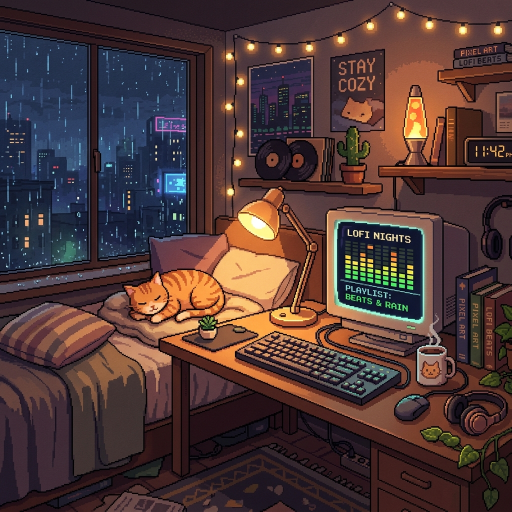
#> input picture Gif/png/Lofi_Gamer_Room.png, 1024 x 1024 px, found by its file name (shown at 1/2 size)
$ python build_lofi_gamer_gif.py
#> lines starting #> are read from the running program, lines starting #| are printed output that depends on the picture; after the words box and inside, x2 and y2 are one past the last pixel; in counts of white or black regions, pixels touching at a corner belong together
import os
import math
import numpy as np
from PIL import Image, ImageDraw

def generate_lofi_gamer_gif(image_path, output_gif_path, num_frames=36, fps=12):
#> called with num_frames = 36, fps = 12
    print(f"Loading image: {image_path}")
    base_img = Image.open(image_path).convert("RGBA")
    w, h = base_img.size
#> w = 1024; h = 1024
    print(f"Dimensions: {w}x{h}")
#| Dimensions: 1024x1024

    base_arr = np.array(base_img, dtype=np.float32)

    # Bounding boxes
    # Monitor screen: X: 640..840, Y: 430..630
    eq_x1, eq_y1, eq_x2, eq_y2 = 660, 480, 820, 560

    # Cat: X: 240..450, Y: 520..640
    cat_box = (240, 520, 450, 640)

    # Desk lamp shade: X: 460..550, Y: 360..470
    lamp_box = (460, 360, 550, 470)

    # Lava lamp: X: 780..840, Y: 160..320
    lava_box = (780, 160, 840, 320)

    # Fairy lights string across wall: Y: 10..400
    fairy_mask = (base_arr[:, :, 0] > 220) & (base_arr[:, :, 1] > 180) & (base_arr[:, :, 2] < 140) & (np.arange(h)[:, None] < 420) & (np.arange(w)[None, :] > 400)
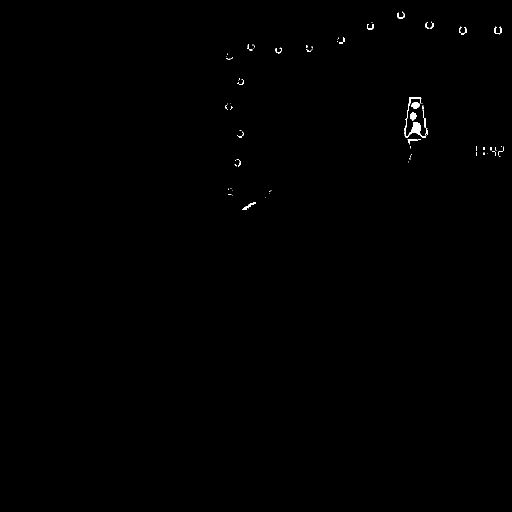
#> fairy_mask: shape (1024, 1024) bool (shown at 1/2 size); 0.21% white; 95 white regions (79 under 20 px), largest, box (x1, y1, x2, y2) and area: (809, 195, 853, 275) 635, (823, 204, 839, 217) 159, (820, 225, 833, 241) 152

    # Window rain setup
    np.random.seed(99)
    window_rain = []
    for r_i in range(45):
        window_rain.append({
            "x": np.random.randint(20, 390),
            "y": np.random.randint(50, 580),
            "length": np.random.randint(8, 20),
            "speed": np.random.uniform(8, 18)
        })

    frames = []

    for frame_idx in range(num_frames):
        t = frame_idx / float(num_frames)
        angle = 2.0 * math.pi * t

        frame_arr = base_arr.copy()

        # A) Equalizer Spectrum Bars on Monitor Screen
        # Draw dynamic equalizer screen area
        screen_bg = np.array([14, 20, 30], dtype=np.float32)
        frame_arr[eq_y1:eq_y2, eq_x1:eq_x2, :3] = screen_bg

        num_bars = 14
        bar_w = 8
        gap = 3
        max_h = eq_y2 - eq_y1 - 6

        for i in range(num_bars):
            bx1 = eq_x1 + i * (bar_w + gap) + 4
            bx2 = bx1 + bar_w
            if bx2 > eq_x2 - 4:
                break

            phase = i * 0.65
            h_r = 0.2 + 0.75 * (0.5 + 0.5 * math.sin(angle * 4 + phase))
            if (frame_idx % 5) in [0, 1]:
                h_r = min(1.0, h_r * 1.25)

            bar_h = int(h_r * max_h)
            by2 = eq_y2 - 2
            by1 = max(eq_y1 + 2, by2 - bar_h)

            for py in range(by1, by2 + 1):
                prog = (by2 - py) / float(max_h)
                r = int(240 * (1 - prog) + 40 * prog)
                g = int(80 * (1 - prog) + 240 * prog)
                b = int(100 * (1 - prog) + 220 * prog)
                frame_arr[py, bx1:bx2, :3] = [r, g, b]

        # B) Cat Breathing Motion (1-px shift up/down)
        cx1, cy1, cx2, cy2 = cat_box
        breath_phase = math.sin(angle)
        cat_dy = -1 if breath_phase > 0.3 else 0

        if cat_dy != 0:
            cat_patch = base_arr[cy1:cy2, cx1:cx2, :3].copy()
            bg_bed = base_arr[cy1-1:cy1, cx1:cx2, :3]
            frame_arr[cy1:cy1+1, cx1:cx2, :3] = bg_bed
            frame_arr[cy1+cat_dy:cy2+cat_dy, cx1:cx2, :3] = cat_patch

        # C) Desk Lamp & Lava Lamp Glow Pulse
        lamp_pulse = 1.0 + 0.18 * math.sin(angle * 2)
        lx1, ly1, lx2, ly2 = lamp_box
        lamp_patch = frame_arr[ly1:ly2, lx1:lx2, :3]
        lamp_pixels = (lamp_patch[:, :, 0] > 200) & (lamp_patch[:, :, 1] > 160)
        lamp_patch[lamp_pixels] = np.clip(lamp_patch[lamp_pixels] * lamp_pulse, 0, 255)
        frame_arr[ly1:ly2, lx1:lx2, :3] = lamp_patch

        # Lava lamp glow
        lava_pulse = 1.0 + 0.25 * math.sin(angle * 3 + 1.0)
        lax1, lay1, lax2, lay2 = lava_box
        lava_patch = frame_arr[lay1:lay2, lax1:lax2, :3]
        lava_pixels = (lava_patch[:, :, 0] > 200) & (lava_patch[:, :, 1] > 100)
        lava_patch[lava_pixels] = np.clip(lava_patch[lava_pixels] * lava_pulse, 0, 255)
        frame_arr[lay1:lay2, lax1:lax2, :3] = lava_patch

        # Fairy lights
        fairy_pulse = 1.0 + 0.20 * math.sin(angle * 2.5)
        frame_arr[fairy_mask, :3] = np.clip(frame_arr[fairy_mask, :3] * fairy_pulse, 0, 255)

        # Draw Overlays (Window Rain, Coffee Steam, Cat Zzz)
        img_frame = Image.fromarray(np.uint8(frame_arr), mode="RGBA")
        draw = ImageDraw.Draw(img_frame)

        # Window Raindrops
        for rd in window_rain:
            rx = rd["x"]
            ry = int((rd["y"] + t * rd["speed"] * 20) % 550) + 40
            draw.line([rx, ry, rx, ry + rd["length"]], fill=(180, 210, 245, 120), width=1)

        # Coffee Steam Rising from Mug (X: 840, Y: 670)
        steam_y = 660
        for s_i in range(3):
            s_p = (t + s_i / 3.0) % 1.0
            sy = steam_y - int(s_p * 30)
            sx = 842 + int(5 * math.sin(s_p * math.pi * 3 + s_i))
            s_alpha = int(200 * math.sin(s_p * math.pi))
            if s_alpha > 15:
                draw.rectangle([sx, sy, sx+2, sy+3], fill=(245, 240, 255, s_alpha))

        # Cat Purring Zzz floating from Cat (X: 310, Y: 500)
        for z_i in range(2):
            z_p = (t + z_i * 0.5) % 1.0
            zy = 500 - int(z_p * 35)
            zx = 310 + int(10 * math.sin(z_p * math.pi * 2))
            z_alpha = int(230 * math.sin(z_p * math.pi))
            if z_alpha > 25:
                draw.text((zx, zy), "z" if z_i == 0 else "Z", fill=(255, 210, 150, z_alpha))

        frames.append(img_frame.convert("RGB"))
#> this loop made 36 passes
#> pass 1, in generate_lofi_gamer_gif, `lamp_patch = frame_arr[ly1:ly2, lx1:lx2, :3]`:
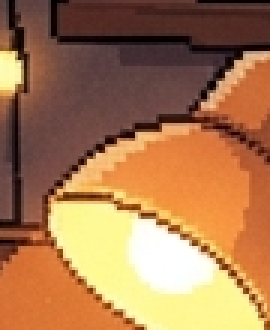
#> lamp_patch: shape (110, 90, 3) float32 (shown 3 times larger); mean R, G, B 168.2, 119.8, 79.5
#> pass 1, in generate_lofi_gamer_gif, `lamp_pixels = (lamp_patch[:, :, 0] > 200) & (lamp_patch[:, :, 1] > 160)`:
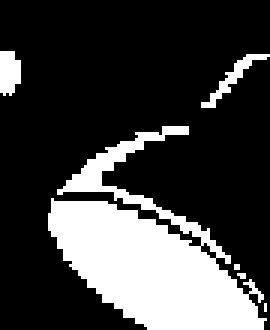
#> lamp_pixels: shape (110, 90) bool (shown 3 times larger); 24.7% white; 6 white regions (3 under 20 px), largest, box (x1, y1, x2, y2) and area: (16, 42, 89, 110) 2258, (0, 17, 7, 32) 88, (67, 18, 90, 36) 88
#> pass 1, in generate_lofi_gamer_gif, `lava_patch = frame_arr[lay1:lay2, lax1:lax2, :3]`:
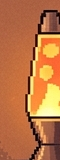
#> lava_patch: shape (160, 60, 3) float32; mean R, G, B 188.6, 116.6, 68.4
#> pass 1, in generate_lofi_gamer_gif, `lava_pixels = (lava_patch[:, :, 0] > 200) & (lava_patch[:, :, 1] > 100)`:
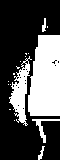
#> lava_pixels: shape (160, 60) bool; 32.9% white; 17 white regions (12 under 20 px), largest, box (x1, y1, x2, y2) and area: (28, 35, 60, 116) 2231, (9, 56, 32, 126) 678, (32, 119, 60, 143) 146, (38, 146, 45, 160) 41, (42, 18, 46, 32) 38
#> after the loop:
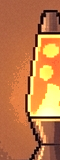
#> lava_patch: shape (160, 60, 3) float32; mean R, G, B 191.9, 122.7, 72.6
#> after the loop, frames = 36 items

    print(f"Saving GIF to {output_gif_path}...")
    frames[0].save(
        output_gif_path,
        save_all=True,
        append_images=frames[1:],
        duration=int(1000 / fps),
        loop=0,
        optimize=True
    )
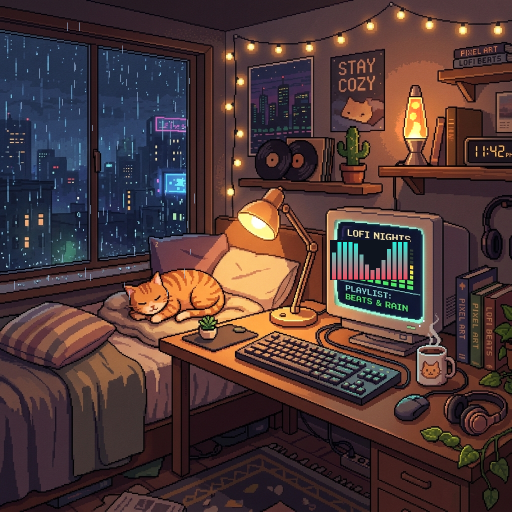
#> saved as lofi_gamer_cat.gif: PIL image 1024x1024 RGB (shown at 1/2 size); mean R, G, B 78.9, 56.8, 55.2
    print("Lofi Gamer Room GIF generation complete!")

if __name__ == "__main__":
    img_in = r"c:\Users\Krishna Kumar\Desktop\Github\krishna3163\Gif\png\Lofi_Gamer_Room.png"
    gif_out = r"c:\Users\Krishna Kumar\Desktop\Github\krishna3163\Gif\lofi_gamer_cat.gif"
    generate_lofi_gamer_gif(img_in, gif_out, num_frames=36, fps=12)
